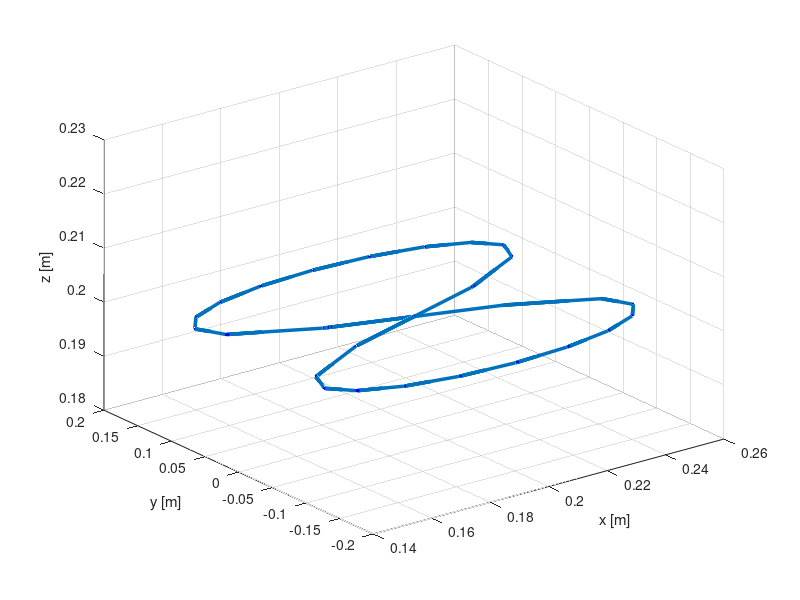

Write the MATLAB code that produced this figure. (Note: this script raises an error after producing the figure.)

figure(1)
t = linspace(0, 25, 200);
% Semi-distanza tra i fuochi
a = 0.3 + 0*t;
% Lemniscata di Bernoulli
x = 0.5 * a .* sin(t) .* sqrt(cos(2*t)) + 0.2;
y = 0.5 * a .* cos(t) .* sqrt(cos(2*t));
z = 0*t + 0.2;
plot3(x,y,z, 'LineWidth', 2.5);
xlabel('x')
ylabel('y')
zlabel('z')
count = length(t);
grid on

%% Definizione a punti della traiettoria
%traiettoria
points2 = [ x' y' z'];

% TRAIETTORIA FINALE POSIZIONE E ORIENTAZIONE
TrajectoryPos = zeros([count 4]);
TrajectoryPos(:,1) = t';
TrajectoryPos(:,2:4) = points2;

TrajectoryOr = zeros([count 4]);
TrajectoryOr(:,1) = t';
TrajectoryOr(:,2) = pi;
TrajectoryOr(:,3) = pi;
TrajectoryOr(:,4) = pi;

hold on, grid on,
plot3(TrajectoryPos(:,2),TrajectoryPos(:,3),TrajectoryPos(:,4),'b.')
xlabel('x [m]');
ylabel('y [m]');
zlabel('z [m]');

%posizione e rotazione EE lungo la traiettoria
PosEE = TrajectoryPos(:,2:4);
RotEE = eul2rotm(TrajectoryOr(:,2:4));

%conversione dei punti della traiettoria in cordinate omogenee
T = transl(PosEE);

for i = 1:length(PosEE)
    T(1:3,1:3,i) = RotEE(:,:,i);  
end

%ricavo le variabili di giunto desiderate attraverso la funzione ikine del
%robotic toolbox
Q_des = ur10.ikine(T, 'search', true);